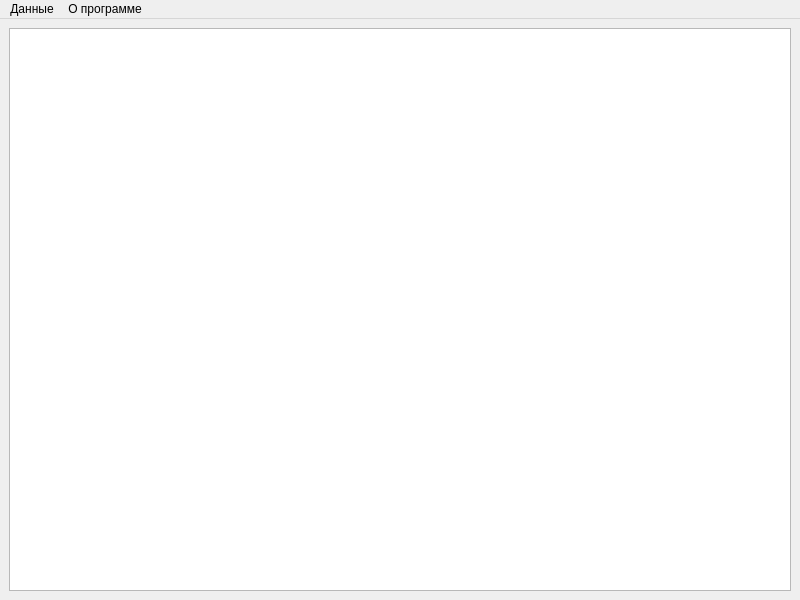
<?xml version="1.0" encoding="UTF-8"?>
<ui version="4.0">
 <class>MainWindow</class>
 <widget class="QMainWindow" name="MainWindow">
  <property name="geometry">
   <rect>
    <x>0</x>
    <y>0</y>
    <width>800</width>
    <height>600</height>
   </rect>
  </property>
  <property name="minimumSize">
   <size>
    <width>800</width>
    <height>600</height>
   </size>
  </property>
  <property name="windowTitle">
   <string>MainWindow</string>
  </property>
  <widget class="QWidget" name="centralwidget">
   <layout class="QGridLayout" name="gridLayout">
    <item row="0" column="0">
     <widget class="QTableView" name="tableView"/>
    </item>
   </layout>
  </widget>
  <widget class="QMenuBar" name="menuBar">
   <property name="geometry">
    <rect>
     <x>0</x>
     <y>0</y>
     <width>800</width>
     <height>21</height>
    </rect>
   </property>
   <widget class="QMenu" name="menu">
    <property name="title">
     <string>Данные</string>
    </property>
    <addaction name="separator"/>
    <addaction name="action_2"/>
    <addaction name="action_3"/>
    <addaction name="action_4"/>
   </widget>
   <widget class="QMenu" name="menu_2">
    <property name="title">
     <string>О программе</string>
    </property>
   </widget>
   <addaction name="menu"/>
   <addaction name="menu_2"/>
  </widget>
  <action name="action_2">
   <property name="text">
    <string>Добавить</string>
   </property>
  </action>
  <action name="action_3">
   <property name="text">
    <string>Изменить</string>
   </property>
  </action>
  <action name="action_4">
   <property name="text">
    <string>Удалить</string>
   </property>
  </action>
 </widget>
 <resources/>
 <connections/>
</ui>
